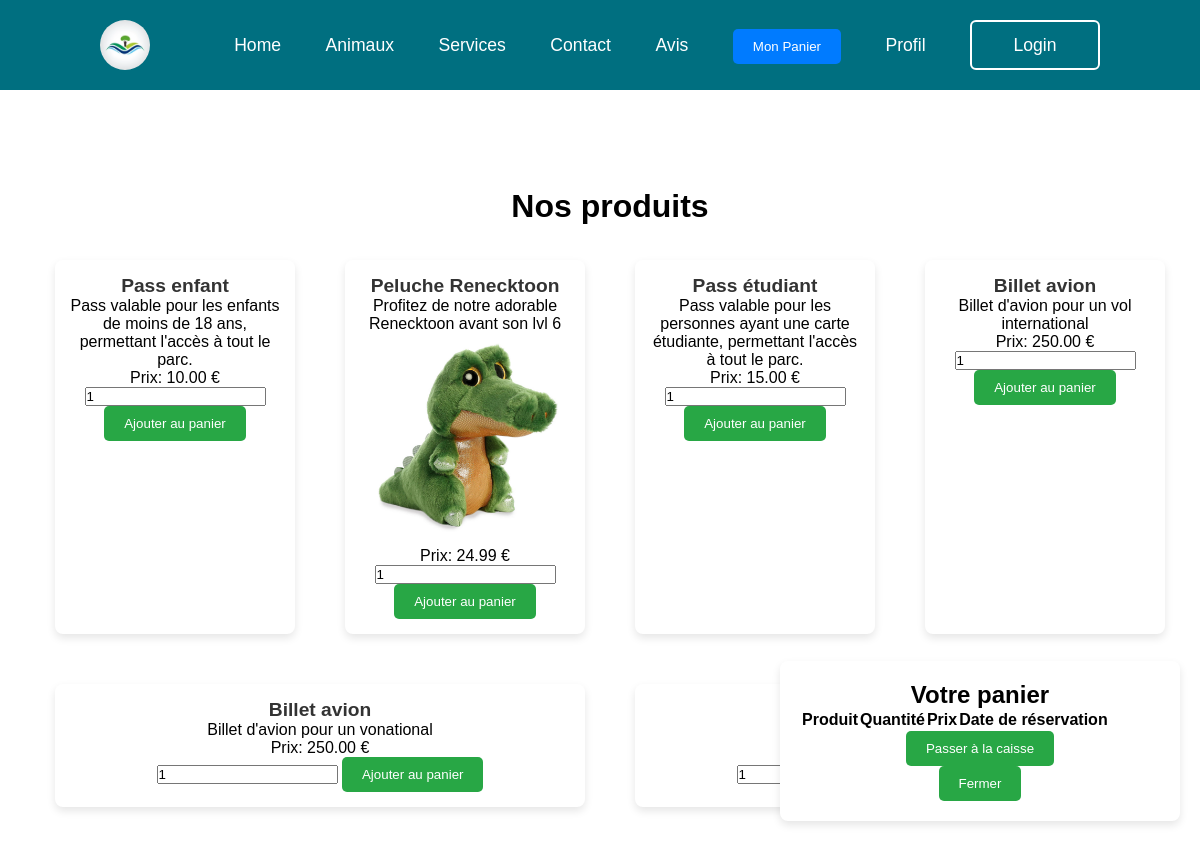
The page /test.php (signed in) on the database its author committed.
### tables this page shows
CREATE TABLE IF NOT EXISTS `produits` (
  `id` int NOT NULL AUTO_INCREMENT,
  `nom` varchar(255) NOT NULL,
  `description` text,
  `prix` decimal(10,2) NOT NULL,
  `type` enum('ticket','objet') NOT NULL,
  `image` varchar(255) DEFAULT NULL,
  `date_ajout` timestamp NULL DEFAULT CURRENT_TIMESTAMP,
  PRIMARY KEY (`id`)
);

### test.php (the view, shortened to what this page needs)
<?php
$host = 'localhost';
$dbname = 'bdd_temp';
$user = 'root';
$pass = '';
try {
    $pdo = new PDO("mysql:host=$host;dbname=$dbname;charset=utf8", $user, $pass);
    $pdo->setAttribute(PDO::ATTR_ERRMODE, PDO::ERRMODE_EXCEPTION);
} catch (PDOException $e) {
    die("Erreur de connexion à la base de données : " . $e->getMessage());
}
try {
    $stmt = $pdo->query("SELECT * FROM produits");
    $produits = $stmt->fetchAll(PDO::FETCH_ASSOC);
} catch (PDOException $e) {
    die("Erreur lors de la récupération des produits : " . $e->getMessage());
}
?>
<!DOCTYPE html>
<html lang="fr">
<head>
    <link rel="stylesheet" href="style.css">
    <link rel="stylesheet" href="boutique.css">
</head>
<body>
<header>
    <img src="images/craiyon.png" class="image2">
    <nav class="navigation">
        <a href="Projet.html">Home</a>
        <a href="zoo/carousel/index.html">Animaux</a>
        <span class="menu-item">
            <a>Services</a>
        </span>
        <a href="contact.html">Contact</a>
        <a href="avis.html">Avis</a>
        <button id="cart-button">Mon Panier</button>
        <a href="profil.html">Profil</a>
        <button class="btnLogin-popup">Login</button>
    </nav>
</header>
<main>
    <section class="offers">
        <h1>Nos produits</h1>
        <div class="produits-list">
            <?php foreach ($produits as $produit): ?>
                <div class="offer">
                    <h3><?= htmlspecialchars($produit['nom']) ?></h3>
                    <p><?= nl2br(htmlspecialchars($produit['description'])) ?></p>
                    <?php
                    if ($produit['type'] == 'objet') {
                        echo '<img src="' . htmlspecialchars($produit['image']) . '" alt="Image du produit">';
                    }
                    ?>
                    <p>Prix: <?= htmlspecialchars($produit['prix']) ?> €</p>
                    <form method="POST" action="ajouter_panier.php">
                        <input type="number" name="quantite" min="1" value="1">
                        <button type="submit">Ajouter au panier</button>
                    </form>
                </div>
            <?php endforeach; ?>
        </div>
    </section>
    <div id="cart-popup" class="cart-popup">
        <div class="cart-popup-content">
            <h2>Votre panier</h2>
            <table>
                <tr>
                    <th>Produit</th>
                    <th>Quantité</th>
                    <th>Prix</th>
                    <th>Date de réservation</th>
                </tr>
            </table>
            <form method="POST" action="test.php">
                <button type="submit" name="checkout">Passer à la caisse</button>
            </form>
            <button id="close-cart-btn">Fermer</button>
        </div>
    </div>
</main>
</body>
</html>

### style.css (style rules this page uses)
* { margin: 0; padding: 0; box-sizing: border-box; font-family: 'Poppins', sans-serif; }
body { background: url(images/mountains-1412683_1280.png) no-repeat; background-size: cover; background-position: center; background-attachment: fixed; }
header { position: fixed; top: 0; left: 0; width: 100%; padding: 20px 100px; background: rgb(0, 111, 128); display: flex; justify-content: space-between; align-items: center; z-index: 99; }
.navigation a { position: relative; font-size: 1.1em; color: #fff; text-decoration: none; font-weight: 500; margin-left: 40px; }
.navigation a::after { content: ''; position: absolute; left: 0; bottom: -6px; width: 100%; height: 3px; background: #fff; border-radius: 5px; transform-origin: right; transform: scaleX(0); transition: transform .5s; }
.navigation .btnLogin-popup { width: 130px; height: 50px; background: transparent; border: 2px solid #fff; outline: none; border-radius: 6px; cursor: pointer; font-size: 1.1em; color: #fff; font-weight: 500; margin-left: 40px; transition: .5s; }
.image2 { width: 5%; border-radius: 50%; }
main { margin-top: 10%; padding: 20px; text-align: center; }
main h1 { font-size: 2em; margin-bottom: 20px; }
.menu-item { position: relative; }

### boutique.css (style rules this page uses)
h1 { margin: 0; font-size: 1.5em; }
#cart-button { background-color: #007BFF; color: white; border: none; padding: 10px 20px; cursor: pointer; border-radius: 5px; margin-left: 40px; }
.produits-list { display: flex; flex-wrap: wrap; gap: 20px; justify-content: space-between; }
.offer { flex: 1 1 calc(20% - 20px); box-sizing: border-box; margin-bottom: 20px; }
.offers { display: flex; flex-wrap: wrap; justify-content: space-around; padding: 20px; position: absolute; top: 20%; }
.offer { background-color: white; border-radius: 8px; box-shadow: 0 4px 8px rgba(0, 0, 0, 0.1); padding: 15px; margin: 15px; width: 250px; text-align: center; }
.offer img { width: 100%; border-radius: 8px; }
.offer h3 { font-size: 1.2em; color: #333; }
button { padding: 10px 20px; background-color: #28a745; color: white; border: none; border-radius: 5px; cursor: pointer; }
#cart-popup { position: fixed; right: 20px; bottom: 20px; background-color: white; padding: 20px; border-radius: 8px; box-shadow: 0 4px 8px rgba(0, 0, 0, 0.1); width: 400px; z-index: 1000; }

### rows shown on the page
produits: nom "Pass enfant", description "Pass valable pour les enfants de moins de 18 ans, permettant l'accès à tout le parc.", prix "10.00"
produits: nom "Peluche Renecktoon", description "Profitez de notre adorable Renecktoon avant son lvl 6", image (picture), prix "24.99"
produits: nom "Pass étudiant", description "Pass valable pour les personnes ayant une carte étudiante, permettant l'accès à tout le parc.", prix "15.00"
produits: nom "Billet avion", description "Billet d'avion pour un vol international", prix "250.00"
produits: nom "Billet avion", description "Billet d'avion pour un vonational", prix "250.00"
